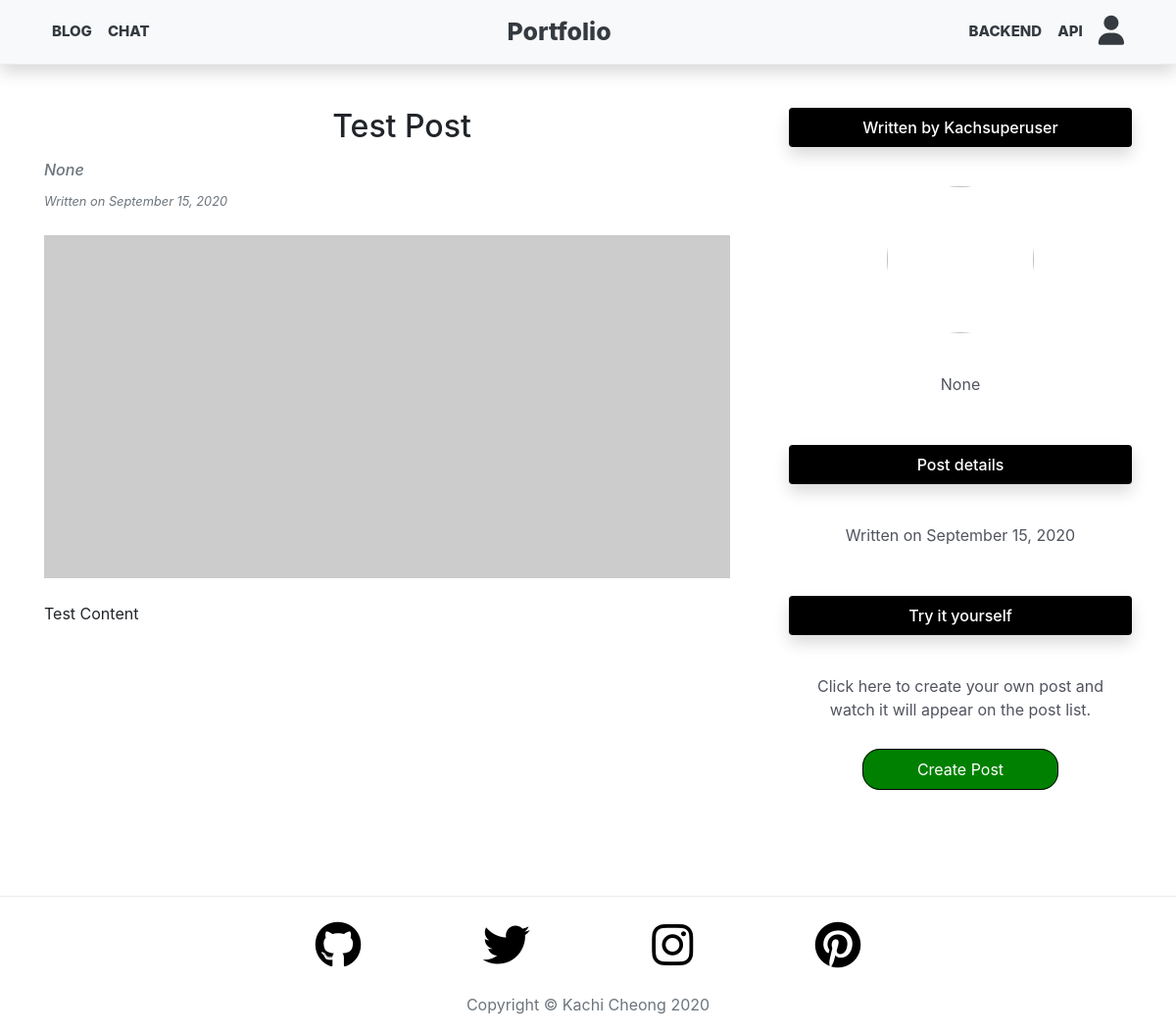
Before: /blog/post/1/ with the older database file.
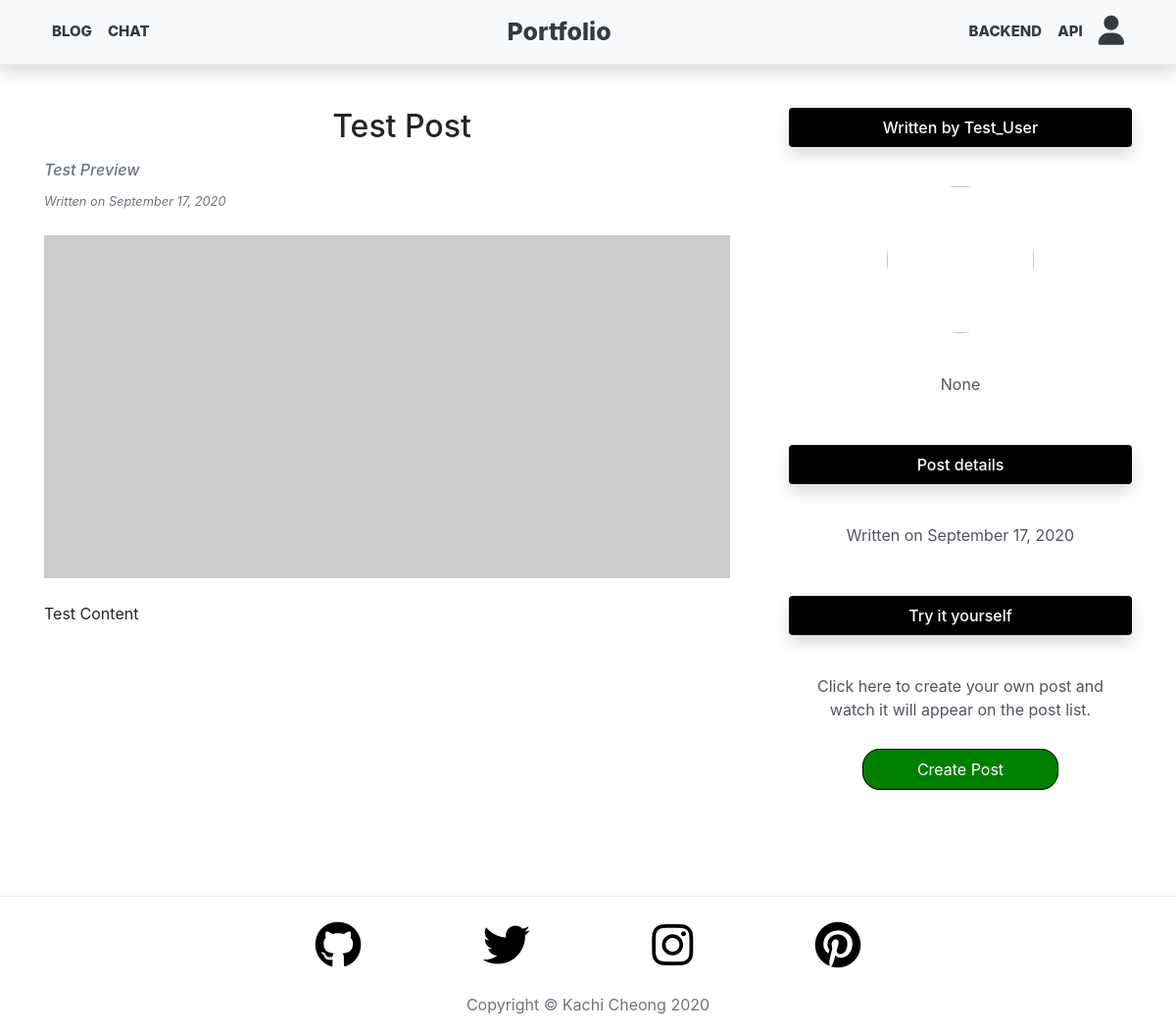
After: the same page with the newer database file.
### blog/models.py (models this page shows, shortened)
class Post(models.Model):
    title = models.CharField(max_length=25)
    post_preview = models.CharField(max_length=150, blank=False, null="blank")
    content = models.TextField()
    date_posted = models.DateTimeField(default=timezone.now)
    author = models.ForeignKey(User, on_delete=models.CASCADE, default="User")

### profiles/models.py (models this page shows, shortened)
class Profile(models.Model):
    user = models.OneToOneField(User, on_delete=models.CASCADE)
    user_bio = models.CharField(max_length=150, null=True)
    image = models.ImageField(default='profile_pics/default.jpg', upload_to='profile_pics')

### blog/views.py (the view)
# urls.py: path('post/<int:pk>/', PostDetailView.as_view(), name='post-detail'),
class PostDetailView(DetailView):
    model = Post

### portfolio_files/templates/blog/post_detail.html
{% extends "index.html" %}
{% load static %}
{% block content %}
<div class="row">
    <div class="col-8">
        <h2 class="text-center mb-3">{{ object.title }}</h2>
        <div class="mb-4 text-muted font-italic">
            <h6>{{ object.post_preview }}</h6>
            <small>Written on {{ object.date_posted|date:"F d, Y" }}</small>
        </div>
        <img class="post-placeholder mb-4" src="http://placehold.it/700x350">
        <p>{{ object.content | linebreaksbr }}</p>
    </div>
    <div class="col-4">
        {% include 'components/blog/post_detail_sidebar.html' %}
    </div>
</div>
{% endblock content %}

### portfolio_files/templates/components/blog/post_detail_sidebar.html
{% block content %}
<div class="blog-sidebar">
    <div class="single-widget-area sidebar">
        <div class="widget-title">
            <h6>Written by {{ object.author.username }}</h6>
        </div>
        <img class="sidebar-about-icon" src="{{ user.profile.image.url }}">
        <p>{{ object.author.profile.user_bio }}</p>
    </div>
    <div class="single-widget-area sidebar">
        <div class="widget-title mt-4">
            <h6>Post details</h6>
        </div>
        <p>Written on {{ object.date_posted|date:"F d, Y" }}</p>
    </div>
    {% if object.author == user %}
    <div class="single-widget-area sidebar">
        <div class="widget-title mt-4">
            <h6>Edit Post</h6>
        </div>
        <p>This post is written by you! You have the option to update or delete this post.</p>
        <div class="post-buttons-container">
            <a href="{% url 'post-update' object.id %}" class="update-button">Update</a>
            <a href="{% url 'post-delete' object.id %}" class="delete-button">Delete</a>
        </div>
    </div>
    {% else %}
    <div class="single-widget-area sidebar">
        <div class="widget-title mt-4">
            <h6>Try it yourself</h6>
        </div>
        <p>Click here to create your own post and watch it will appear on the post list.</p>
        <div class="single-button-container">
            <a class="create-button" href="{% url 'post-create' %}">
                Create Post
            </a>
        </div>
        <p></p>
    </div>
    {% endif %}
</div>
{% endblock content %}

Changed rows visible on the page:
changed Post "Test Post": post_preview "None" → "Test Preview"; date_posted "September 15, 2020" → "September 17, 2020"; author.username "Kachsuperuser" → "Test_User"
